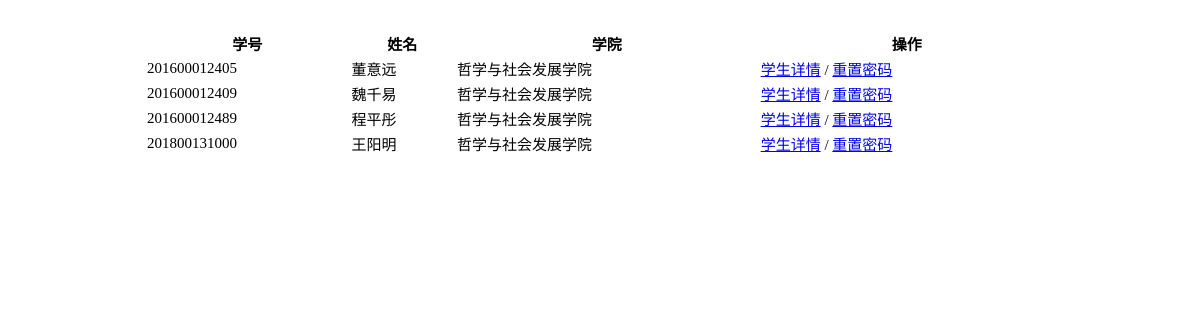
Page /admin/fun/getUser.php on the committed database.
### tables this page shows
CREATE TABLE `student` (
  `sid` char(12) NOT NULL,
  `name` varchar(10) NOT NULL,
  `sex` char(1) NOT NULL,
  `age` varchar(3) DEFAULT NULL,
  `class` varchar(10) DEFAULT NULL,
  `idnum` char(18) DEFAULT NULL,
  `did` char(2) DEFAULT NULL,
  `email` char(30) DEFAULT NULL,
  `tel` char(11) DEFAULT NULL
);

### admin/fun/getUser.php (the view, shortened to what this page needs)
<!DOCTYPE html>
<html lang="en">
<head>
    <link rel="stylesheet" type="text/css" href="../css/fun.css">
</head>
<body>
<table>
    <tr>
        <th>学号</th>
        <th>姓名</th>
        <th>学院</th>
        <th>操作</th>
    </tr>
    <?php
    require_once("../../config/database.php");
    $com="select * from student natural join (select did,dname from department) as didname where 1=1" ;
    $result=mysqli_query($db,$com);
    if($result){
        while($row=mysqli_fetch_object($result)){
            ?>
            <tr>
                <td><?php echo $row->sid ?></td>
                <td><?php echo $row->name ?></td>
                <td><?php echo $row->dname ?></td>
                <td><a href="modiStudent.php?sid=<?php echo $row->sid ?>">学生详情</a> / <a href="./resetPassword.php?sid=<?php echo $row->sid; ?>">重置密码</a></td>
            </tr>
            <?php
        }
    }
    ?>
</table>
</body>
</html>

### admin/css/fun.css (style rules this page uses)
body { margin: 30px; }
table { width:80%; margin: 0 auto; font-size: 15px; }

### rows in the picture
student: sid "201600012405", name "董意远", dname "哲学与社会发展学院"
student: sid "201600012409", name "魏千易", dname "哲学与社会发展学院"
student: sid "201600012489", name "程平彤", dname "哲学与社会发展学院"
student: sid "201800131000", name "王阳明", dname "哲学与社会发展学院"
